Frame 1 (no input): blank canvas, image omitted
Frame 60 (the mouse pressed at the canvas centre just before this capture): blank canvas, image omitted
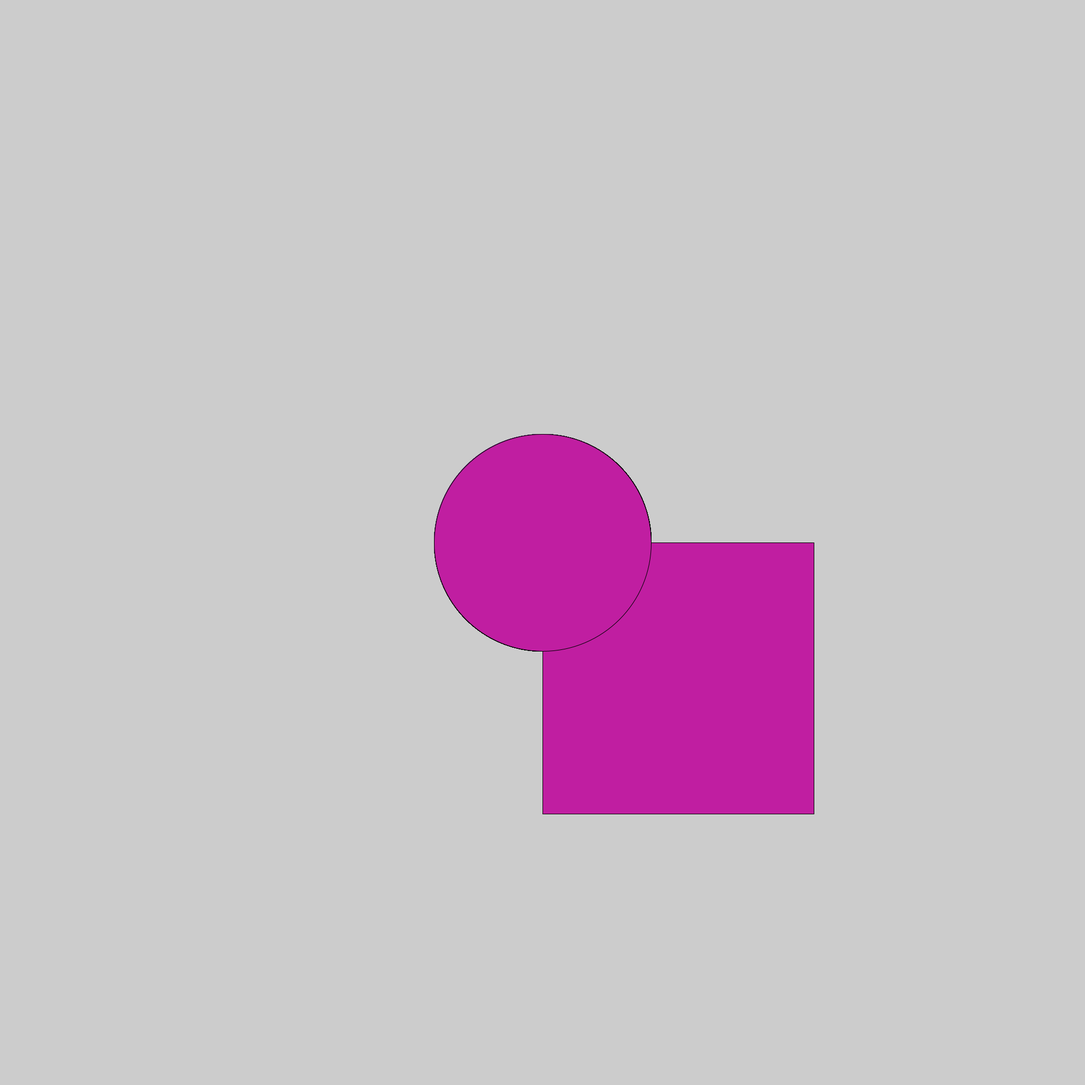
Frame 120 (the mouse held since frame 60 and released just before this capture)

The Processing sketch whose frames 1 and 60 were blank and that drew this single picture after the mouse press (run headless with seeded random() and noise(); from frame 60 on, the mouse is pressed at the canvas centre):

// Processing sketch: POTATO_COUCH
// ── POTATO_COUCH.pde
 void setup(){
  size(2000,2000);
}

void draw(){
  if(mousePressed){
    if(mouseButton==RIGHT){
      background(#FFFFFF);
    }
  fill(random(256),random(256),random(256));
  rect(mouseX,mouseY,500,500);
  ellipse(mouseX,mouseY,400,400);
  }
}
